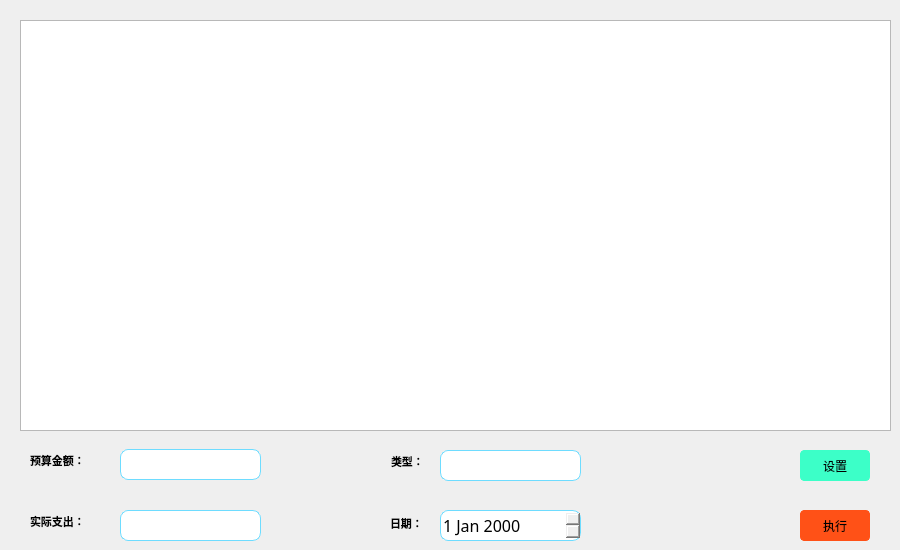
      <widget class="QWidget" name="page_budget">
       <widget class="QTableView" name="tv_budget">
        <property name="geometry">
         <rect>
          <x>20</x>
          <y>20</y>
          <width>871</width>
          <height>411</height>
         </rect>
        </property>
       </widget>
       <widget class="QPushButton" name="btn_exec_budget">
        <property name="geometry">
         <rect>
          <x>800</x>
          <y>510</y>
          <width>70</width>
          <height>31</height>
         </rect>
        </property>
        <property name="sizePolicy">
         <sizepolicy hsizetype="Fixed" vsizetype="Fixed">
          <horstretch>0</horstretch>
          <verstretch>0</verstretch>
         </sizepolicy>
        </property>
        <property name="font">
         <font>
          <family>宋体</family>
          <pointsize>9</pointsize>
          <weight>50</weight>
          <italic>false</italic>
          <bold>false</bold>
         </font>
        </property>
        <property name="styleSheet">
         <string notr="true">border:1px solid rgb(255, 81, 23);
border-radius:4px;
background-color: rgb(255, 81, 23);
font: 9pt &quot;宋体&quot;;</string>
        </property>
        <property name="text">
         <string>执行</string>
        </property>
       </widget>
       <widget class="QLineEdit" name="le_budget_budget">
        <property name="geometry">
         <rect>
          <x>120</x>
          <y>449</y>
          <width>141</width>
          <height>31</height>
         </rect>
        </property>
        <property name="sizePolicy">
         <sizepolicy hsizetype="Fixed" vsizetype="Fixed">
          <horstretch>0</horstretch>
          <verstretch>0</verstretch>
         </sizepolicy>
        </property>
        <property name="font">
         <font>
          <pointsize>12</pointsize>
         </font>
        </property>
        <property name="styleSheet">
         <string notr="true">border:1px solid rgb(110,220,255);
border-radius:8px;</string>
        </property>
        <property name="text">
         <string/>
        </property>
        <property name="echoMode">
         <enum>QLineEdit::Normal</enum>
        </property>
        <property name="readOnly">
         <bool>false</bool>
        </property>
        <property name="placeholderText">
         <string/>
        </property>
       </widget>
       <widget class="QPushButton" name="btn_set_budget">
        <property name="geometry">
         <rect>
          <x>800</x>
          <y>450</y>
          <width>70</width>
          <height>31</height>
         </rect>
        </property>
        <property name="sizePolicy">
         <sizepolicy hsizetype="Fixed" vsizetype="Fixed">
          <horstretch>0</horstretch>
          <verstretch>0</verstretch>
         </sizepolicy>
        </property>
        <property name="font">
         <font>
          <family>宋体</family>
          <pointsize>9</pointsize>
          <weight>50</weight>
          <italic>false</italic>
          <bold>false</bold>
         </font>
        </property>
        <property name="styleSheet">
         <string notr="true">border:1px solid rgb(60, 255, 200);
border-radius:4px;
background-color: rgb(60, 255, 200);
font: 9pt &quot;宋体&quot;;</string>
        </property>
        <property name="text">
         <string>设置</string>
        </property>
       </widget>
       <widget class="QLabel" name="lb_s_fan_3">
        <property name="geometry">
         <rect>
          <x>30</x>
          <y>450</y>
          <width>81</width>
          <height>21</height>
         </rect>
        </property>
        <property name="font">
         <font>
          <pointsize>12</pointsize>
         </font>
        </property>
        <property name="text">
         <string>&lt;html&gt;&lt;head/&gt;&lt;body&gt;&lt;p&gt;&lt;span style=&quot; font-size:8pt; font-weight:600;&quot;&gt;预算金额：&lt;/span&gt;&lt;/p&gt;&lt;/body&gt;&lt;/html&gt;</string>
        </property>
       </widget>
       <widget class="QLineEdit" name="le_money_budget">
        <property name="geometry">
         <rect>
          <x>120</x>
          <y>510</y>
          <width>141</width>
          <height>31</height>
         </rect>
        </property>
        <property name="sizePolicy">
         <sizepolicy hsizetype="Fixed" vsizetype="Fixed">
          <horstretch>0</horstretch>
          <verstretch>0</verstretch>
         </sizepolicy>
        </property>
        <property name="font">
         <font>
          <pointsize>12</pointsize>
         </font>
        </property>
        <property name="styleSheet">
         <string notr="true">border:1px solid rgb(110,220,255);
border-radius:8px;</string>
        </property>
        <property name="text">
         <string/>
        </property>
        <property name="echoMode">
         <enum>QLineEdit::Normal</enum>
        </property>
        <property name="readOnly">
         <bool>false</bool>
        </property>
        <property name="placeholderText">
         <string/>
        </property>
       </widget>
       <widget class="QLabel" name="lb_s_fan_4">
        <property name="geometry">
         <rect>
          <x>30</x>
          <y>511</y>
          <width>81</width>
          <height>21</height>
         </rect>
        </property>
        <property name="font">
         <font>
          <pointsize>12</pointsize>
         </font>
        </property>
        <property name="text">
         <string>&lt;html&gt;&lt;head/&gt;&lt;body&gt;&lt;p&gt;&lt;span style=&quot; font-size:8pt; font-weight:600;&quot;&gt;实际支出：&lt;/span&gt;&lt;/p&gt;&lt;/body&gt;&lt;/html&gt;</string>
        </property>
       </widget>
       <widget class="QLabel" name="lb_s_fan_6">
        <property name="geometry">
         <rect>
          <x>390</x>
          <y>513</y>
          <width>41</width>
          <height>21</height>
         </rect>
        </property>
        <property name="font">
         <font>
          <pointsize>12</pointsize>
         </font>
        </property>
        <property name="text">
         <string>&lt;html&gt;&lt;head/&gt;&lt;body&gt;&lt;p&gt;&lt;span style=&quot; font-size:8pt; font-weight:600;&quot;&gt;日期：&lt;/span&gt;&lt;/p&gt;&lt;/body&gt;&lt;/html&gt;</string>
        </property>
       </widget>
       <widget class="QDateEdit" name="dt_budget">
        <property name="geometry">
         <rect>
          <x>440</x>
          <y>510</y>
          <width>141</width>
          <height>31</height>
         </rect>
        </property>
        <property name="font">
         <font>
          <family>Agency FB</family>
          <pointsize>12</pointsize>
         </font>
        </property>
        <property name="styleSheet">
         <string notr="true">border:1px solid rgb(110,220,255);
border-radius:8px;</string>
        </property>
       </widget>
       <widget class="QLineEdit" name="le_item_budget">
        <property name="geometry">
         <rect>
          <x>440</x>
          <y>450</y>
          <width>141</width>
          <height>31</height>
         </rect>
        </property>
        <property name="sizePolicy">
         <sizepolicy hsizetype="Fixed" vsizetype="Fixed">
          <horstretch>0</horstretch>
          <verstretch>0</verstretch>
         </sizepolicy>
        </property>
        <property name="font">
         <font>
          <pointsize>12</pointsize>
         </font>
        </property>
        <property name="styleSheet">
         <string notr="true">border:1px solid rgb(110,220,255);
border-radius:8px;</string>
        </property>
        <property name="text">
         <string/>
        </property>
        <property name="echoMode">
         <enum>QLineEdit::Normal</enum>
        </property>
        <property name="readOnly">
         <bool>false</bool>
        </property>
        <property name="placeholderText">
         <string/>
        </property>
       </widget>
       <widget class="QLabel" name="lb_s_fan_7">
        <property name="geometry">
         <rect>
          <x>391</x>
          <y>451</y>
          <width>41</width>
          <height>21</height>
         </rect>
        </property>
        <property name="font">
         <font>
          <pointsize>12</pointsize>
         </font>
        </property>
        <property name="text">
         <string>&lt;html&gt;&lt;head/&gt;&lt;body&gt;&lt;p&gt;&lt;span style=&quot; font-size:8pt; font-weight:600;&quot;&gt;类型：&lt;/span&gt;&lt;/p&gt;&lt;/body&gt;&lt;/html&gt;</string>
        </property>
       </widget>
      </widget>
